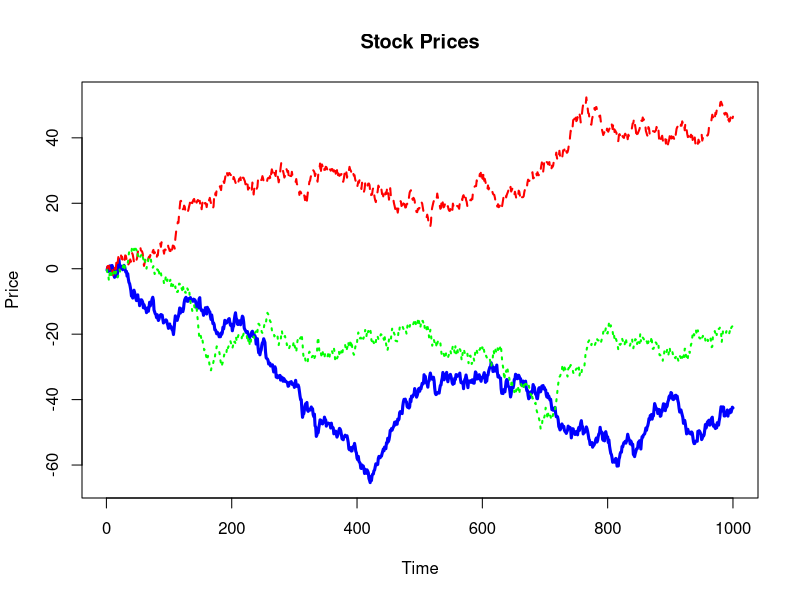

Write R code to recreate this figure.
csum_x <- cumsum(rnorm(1000))
csum_y <- cumsum(rnorm(1000))
csum_z <- cumsum(rnorm(1000))
random_data <- cbind(csum_x, csum_y, csum_z)
plot(csum_x, type='l', col='blue', ylim=range(random_data), lwd=3, main='Stock Prices', xlab='Time', ylab='Price')
lines(csum_y, col='red', lty=2, lwd=2)
lines(csum_z, col='green', lty=3, lwd=2)
# title(main='Stock Prices', col.main='black', font.main=3)